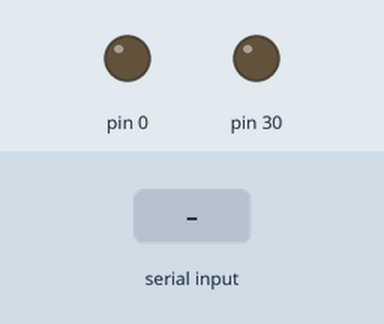
Simulated run of this sketch. Board: Arduino Mega 2560, built with avr-gcc and run on an emulated ATmega2560. On the bench: output pins drawn as LEDs (lit = HIGH). The inputs (shaded band) are chosen by the test bench.

Above: at 1.2 s.
1.3 s: ":" received over the second serial link
At 2.1 s:
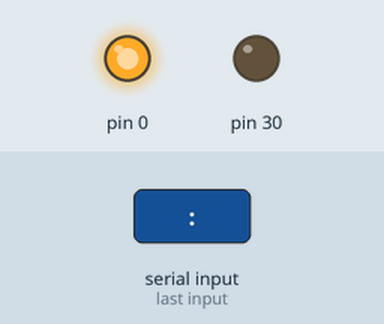
2.8 s: "30:150\n" received over the second serial link
At 3.2 s:
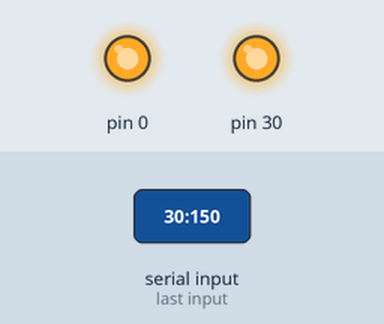
Timing chart, 0 to 5.8 s (numbered marks = the images above; inputs shaded):
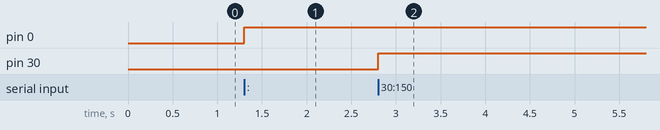

Measured:
- after the input at 1.3 s, pin 0: LOW → HIGH at once
- after the input at 2.8 s, pin 30: LOW → HIGH at once

The sketch:

Arduino-Source.ino
```cpp
String cmd;
bool cmdRec = false;
void setup()
{
	//Start the connection with the Raspberry Pi
	Serial1.begin(115200);
	// Start the connection with the Laptop, for debugging only!
	//Serial.begin(115200);
}

void loop()
{
	handleCmd();
}

void serialEvent1() {
	while(Serial1.available() > 0) {
		char inByte = (char)Serial1.read();
		if(inByte == ':') {
			cmdRec = true;
			return;
		} else if(inByte == '@') {
			cmd = "";
			cmdRec = false;
			return;
		} else {
			cmd += inByte;
			return;
		}
	}
}

void handleCmd() {
	if(!cmdRec) return;

	// If you have problems try changing this value,
	// my MEGA2560 has a lot of space
	int data[80];
	int numArgs = 0;

	int beginIdx = 0;
	int idx = cmd.indexOf(",");

	String arg;
	char charBuffer[20];


	while (idx != -1) {
		arg = cmd.substring(beginIdx, idx);
		arg.toCharArray(charBuffer, 16);

		data[numArgs++] = atoi(charBuffer);
		beginIdx = idx + 1;
		idx = cmd.indexOf(",", beginIdx);
	}
	// And also fetch the last command
	arg = cmd.substring(beginIdx);
	arg.toCharArray(charBuffer, 16);
	data[numArgs++] = atoi(charBuffer);
	// Now execute the command
	execCmd(data);

	cmdRec = false;
}

// For advanced function like switch all the leds in RGB
void execCmd(int* data) {
	switch(data[0]) {
	case 101:
		{
			for(int i = 2; i < (data[1]*2)+1; i+=2) {
				pinMode(data[i], OUTPUT);
				analogWrite(data[i], data[i+1]);
			}
		}
		break;

	case 102:
		{
			pinMode(data[1], INPUT);
			int sensor = analogRead(data[1]);
			Serial1.println(sensor);
		}
		break;

	case 103:
		{
			String result = "";
			int sensor = 0;
			for(int j = 2; j < data[1]+2; j++) {
				pinMode(data[j], INPUT);
				sensor = analogRead(data[j]);
				result += String(sensor)+",";
			}
			Serial1.println(result);
		}
		break;
	default:
		{
			pinMode(data[0], OUTPUT);
			analogWrite(data[0], data[1]);
		}
		break;
	}
}
```
